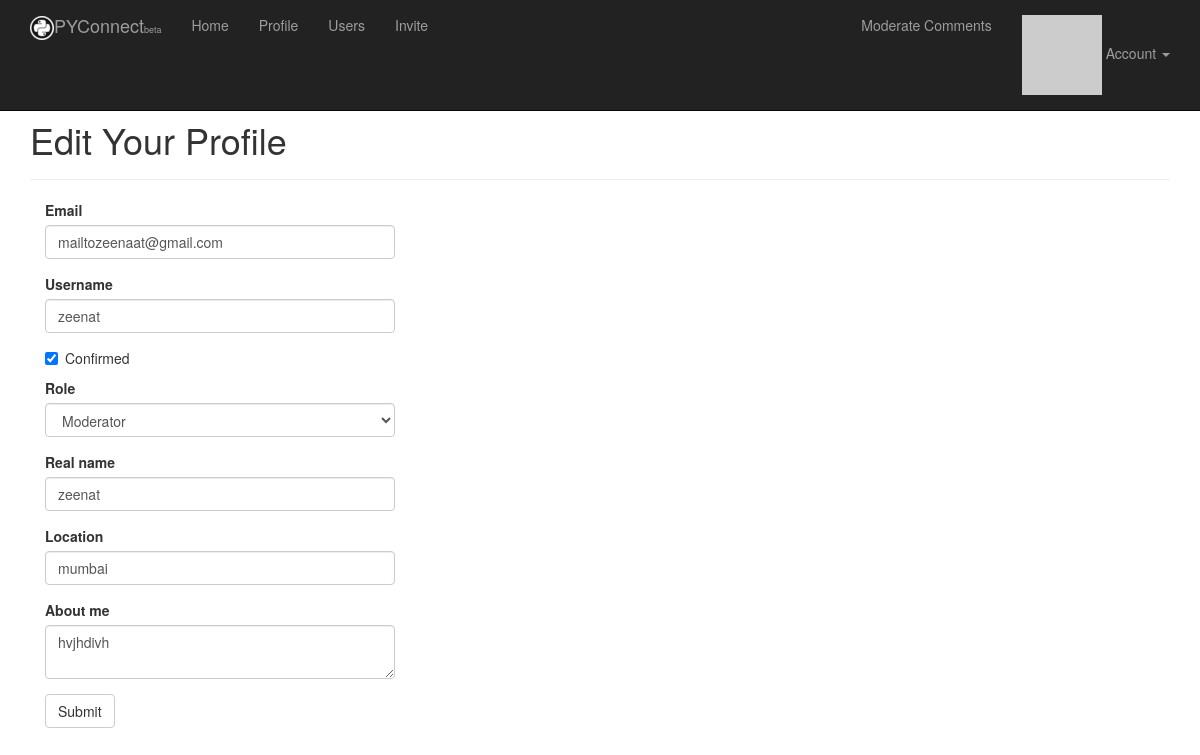
/edit-profile/3 (signed in), run on the app's committed database.
### app/models.py (models this page shows, shortened)
class User(UserMixin, db.Model):
    __tablename__ = 'users'          # Table names should be plural.
    id = db.Column(db.Integer, primary_key=True)
    email = db.Column(db.String(64), unique=True, index=True)
    username = db.Column(db.String(64), unique=True, index=True)
    password_hash = db.Column(db.String)
    role_id = db.Column(db.Integer, db.ForeignKey('roles.id'))
    confirmed = db.Column(db.Boolean, default=False)
    location = db.Column(db.String(64))
    name = db.Column(db.String(64))
    about_me = db.Column(db.Text)
    member_since = db.Column(db.DateTime(), default=datetime.utcnow)
    last_seen = db.Column(db.DateTime(), default=datetime.utcnow)
    avatar_hash = db.Column(db.String(32))
    posts = db.relationship('Post', backref='author', lazy='dynamic')
    comments = db.relationship('Comment', backref='author', lazy='dynamic')
    '''
    These are the people who follow me
    '''
    followed = db.relationship(
        'Follow',
        foreign_keys=[Follow.follower_id],
        backref=db.backref('follower', lazy='joined'),
        lazy='dynamic',
        cascade='all, delete-orphan')
    '''
    These are people whome I follow
    '''
    followers = db.relationship(
        'Follow',
        foreign_keys=[Follow.followed_id],
        backref=db.backref('followed', lazy='joined'),
        lazy='dynamic',
        cascade='all, delete-orphan'
    )
    @property
    def password(self):
        raise AttributeError('Password is not a readable attribute')
    def can(self, permissions):
        return self.role is not None and (self.role.permissions & permissions) == permissions
    '''
    The ping method is called every time the request for user is received, by using before_app_request hook
    '''
    def ping(self):
        self.last_seen = datetime.utcnow()
        db.session.add(self)
    '''
    User avatar creation
    '''
    def gravatar(self, size=100, default='identicon', rating='g'):
        if request.is_secure:
            url = 'https://secure.gravatar.com/avatar'
        else:
            url = 'http://www.gravatar.com/avatar'
        hash = self.avatar_hash or  hashlib.md5(self.email.encode('utf-8')).hexdigest()
        return '{url}/{hash}?s={size}&d={default}&r={rating}'.format(url=url, size=size, default=default, rating=rating, hash=hash)
    def follow(self, user):
        if not self.is_following(user):
            f = Follow(follower=self, followed=user)
            db.session.add(f)
    '''
    This method is introduced to correct the values of DB to follow a user to itself
    '''

### app/main/views.py (the view, shortened to what this page needs)
@main.route('/edit-profile/<int:id>', methods=['GET', 'POST'])
@login_required
@admin_required
def edit_profile_admin(id):
    user = User.query.get_or_404(id)
    form = EditProfileAdminForm(user=user)
    form.email.data = user.email
    form.username.data = user.username
    form.confirmed.data = user.confirmed
    form.role.data = user.role_id
    form.name.data = user.name
    form.location.data = user.location
    form.about_me.data = user.about_me
    return render_template('edit_profile.html', form=form, user=user)

### app/main/forms.py (shortened to what this page needs)
class EditProfileAdminForm(Form):
    email = StringField('Email', validators=[Email(), Required(), Length(1, 64)])
    username = StringField('Username', validators=[Required(), Length(1, 64), Regexp('^[A-Za-z][A-Za-z0-9_.]*$', 0, 'Username must have only letters, numbers, dollors underscore and peroids')])
    confirmed = BooleanField('Confirmed')
    role = SelectField('Role', coerce=int)
    name = StringField('Real name', validators=[Length(1, 64)])
    location = StringField('Location', validators=[Length(1, 64)])
    about_me = TextAreaField('About me')
    submit = SubmitField('Submit')
    def __init__(self, user, *args, **kwargs):
        super(EditProfileAdminForm, self).__init__(*args, **kwargs)
        self.role.choices = [(role.id, role.name) for role in Role.query.order_by(Role.name).all()]
        self.user = user

### app/auth/views.py (called while the page is built)
@auth.before_app_request
def before_request():
    if current_user.is_authenticated():
        current_user.ping()
        if not current_user.confirmed and request.endpoint[:5] != 'auth.':
            return redirect(url_for('auth.unconfirmed'))

### app/main/__init__.py (called while the page is built)
@main.app_context_processor
def inject_permission():
    return dict(Permission=Permission)

### app/models.py (called while the page is built)
@login_manager.user_loader
def load_user(user_id):
    return User.query.get(int(user_id))

### app/templates/edit_profile.html (shortened to what this page needs)
{% extends "base.html" %}
{% import "bootstrap/wtf.html" as wtf %}
{% block page_content %}
<div class="page-header">
    <h1>Edit Your Profile</h1>
</div>
<div class="col-md-4">
    {{ wtf.quick_form(form) }}
</div>
{% endblock %}

### data on the page
User: email "mailtozeenaat@gmail.com", username "zeenat", confirmed "☑", role "Moderator", name "zeenat", location "mumbai", about_me "hvjhdivh"
